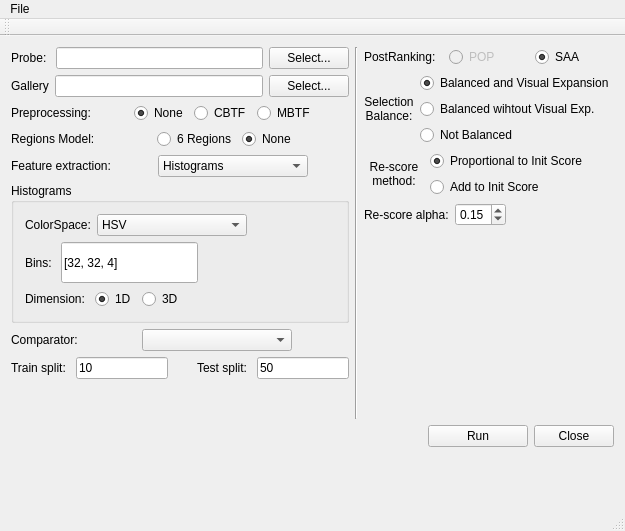
<?xml version="1.0" encoding="UTF-8"?>
<ui version="4.0">
 <class>MainWindow</class>
 <widget class="QMainWindow" name="MainWindow">
  <property name="enabled">
   <bool>true</bool>
  </property>
  <property name="geometry">
   <rect>
    <x>0</x>
    <y>0</y>
    <width>625</width>
    <height>531</height>
   </rect>
  </property>
  <property name="sizePolicy">
   <sizepolicy hsizetype="Fixed" vsizetype="Fixed">
    <horstretch>0</horstretch>
    <verstretch>0</verstretch>
   </sizepolicy>
  </property>
  <property name="minimumSize">
   <size>
    <width>497</width>
    <height>531</height>
   </size>
  </property>
  <property name="windowTitle">
   <string>PyReid</string>
  </property>
  <widget class="QWidget" name="centralWidget">
   <property name="enabled">
    <bool>true</bool>
   </property>
   <property name="autoFillBackground">
    <bool>false</bool>
   </property>
   <layout class="QGridLayout" name="gridLayout">
    <item row="2" column="0">
     <spacer name="verticalSpacer_3">
      <property name="orientation">
       <enum>Qt::Vertical</enum>
      </property>
      <property name="sizeHint" stdset="0">
       <size>
        <width>20</width>
        <height>40</height>
       </size>
      </property>
     </spacer>
    </item>
    <item row="0" column="0" colspan="2">
     <layout class="QHBoxLayout" name="horizontalLayout_12">
      <item>
       <layout class="QVBoxLayout" name="verticalLayout">
        <property name="sizeConstraint">
         <enum>QLayout::SetDefaultConstraint</enum>
        </property>
        <item>
         <layout class="QHBoxLayout" name="horizontalLayout_2">
          <item>
           <widget class="QLabel" name="label_2">
            <property name="text">
             <string>Probe: </string>
            </property>
           </widget>
          </item>
          <item>
           <widget class="QLineEdit" name="ProbeLineEdit"/>
          </item>
          <item>
           <widget class="QPushButton" name="ProbeFolderPicker">
            <property name="text">
             <string>Select...</string>
            </property>
           </widget>
          </item>
         </layout>
        </item>
        <item>
         <layout class="QHBoxLayout" name="horizontalLayout">
          <property name="sizeConstraint">
           <enum>QLayout::SetDefaultConstraint</enum>
          </property>
          <item>
           <widget class="QLabel" name="label">
            <property name="text">
             <string>Gallery</string>
            </property>
           </widget>
          </item>
          <item>
           <widget class="QLineEdit" name="GalleryLineEdit">
            <property name="text">
             <string/>
            </property>
           </widget>
          </item>
          <item>
           <widget class="QPushButton" name="GalleryFolderPicker">
            <property name="text">
             <string>Select...</string>
            </property>
           </widget>
          </item>
         </layout>
        </item>
        <item>
         <layout class="QHBoxLayout" name="horizontalLayout_10">
          <item>
           <widget class="QLabel" name="label_9">
            <property name="text">
             <string>Preprocessing: </string>
            </property>
           </widget>
          </item>
          <item>
           <spacer name="horizontalSpacer">
            <property name="orientation">
             <enum>Qt::Horizontal</enum>
            </property>
            <property name="sizeHint" stdset="0">
             <size>
              <width>40</width>
              <height>20</height>
             </size>
            </property>
           </spacer>
          </item>
          <item>
           <widget class="QRadioButton" name="radioButtonPreprocNone">
            <property name="text">
             <string>None</string>
            </property>
            <property name="checked">
             <bool>true</bool>
            </property>
            <attribute name="buttonGroup">
             <string notr="true">buttonGroupPreproc</string>
            </attribute>
           </widget>
          </item>
          <item>
           <widget class="QRadioButton" name="radioButtonPreprocCBTF">
            <property name="text">
             <string>CBTF</string>
            </property>
            <property name="checked">
             <bool>false</bool>
            </property>
            <attribute name="buttonGroup">
             <string notr="true">buttonGroupPreproc</string>
            </attribute>
           </widget>
          </item>
          <item>
           <widget class="QRadioButton" name="radioButtonPreprocMBTF">
            <property name="text">
             <string>MBTF</string>
            </property>
            <attribute name="buttonGroup">
             <string notr="true">buttonGroupPreproc</string>
            </attribute>
           </widget>
          </item>
          <item>
           <spacer name="horizontalSpacer_3">
            <property name="orientation">
             <enum>Qt::Horizontal</enum>
            </property>
            <property name="sizeHint" stdset="0">
             <size>
              <width>40</width>
              <height>20</height>
             </size>
            </property>
           </spacer>
          </item>
         </layout>
        </item>
        <item>
         <layout class="QHBoxLayout" name="horizontalLayout_3">
          <item>
           <widget class="QLabel" name="label_3">
            <property name="text">
             <string>Regions Model: </string>
            </property>
           </widget>
          </item>
          <item>
           <spacer name="horizontalSpacer_5">
            <property name="orientation">
             <enum>Qt::Horizontal</enum>
            </property>
            <property name="sizeHint" stdset="0">
             <size>
              <width>40</width>
              <height>20</height>
             </size>
            </property>
           </spacer>
          </item>
          <item>
           <widget class="QRadioButton" name="radioButton6R">
            <property name="text">
             <string>6 Regions</string>
            </property>
            <property name="checked">
             <bool>false</bool>
            </property>
            <attribute name="buttonGroup">
             <string notr="true">buttonGroupRegions</string>
            </attribute>
           </widget>
          </item>
          <item>
           <widget class="QRadioButton" name="radioButtonNoneR">
            <property name="text">
             <string>None</string>
            </property>
            <property name="checked">
             <bool>true</bool>
            </property>
            <attribute name="buttonGroup">
             <string notr="true">buttonGroupRegions</string>
            </attribute>
           </widget>
          </item>
          <item>
           <spacer name="horizontalSpacer_4">
            <property name="orientation">
             <enum>Qt::Horizontal</enum>
            </property>
            <property name="sizeHint" stdset="0">
             <size>
              <width>40</width>
              <height>20</height>
             </size>
            </property>
           </spacer>
          </item>
         </layout>
        </item>
        <item>
         <layout class="QVBoxLayout" name="verticalLayout_2">
          <item>
           <layout class="QHBoxLayout" name="horizontalLayout_4">
            <item>
             <widget class="QLabel" name="label_4">
              <property name="text">
               <string>Feature extraction:</string>
              </property>
             </widget>
            </item>
            <item>
             <spacer name="horizontalSpacer_6">
              <property name="orientation">
               <enum>Qt::Horizontal</enum>
              </property>
              <property name="sizeHint" stdset="0">
               <size>
                <width>40</width>
                <height>20</height>
               </size>
              </property>
             </spacer>
            </item>
            <item>
             <widget class="QComboBox" name="comboBoxFeatureExtraction">
              <property name="minimumSize">
               <size>
                <width>150</width>
                <height>0</height>
               </size>
              </property>
              <item>
               <property name="text">
                <string>Histograms</string>
               </property>
              </item>
             </widget>
            </item>
            <item>
             <spacer name="horizontalSpacer_7">
              <property name="orientation">
               <enum>Qt::Horizontal</enum>
              </property>
              <property name="sizeHint" stdset="0">
               <size>
                <width>40</width>
                <height>20</height>
               </size>
              </property>
             </spacer>
            </item>
           </layout>
          </item>
          <item>
           <widget class="QGroupBox" name="groupBox">
            <property name="sizePolicy">
             <sizepolicy hsizetype="Expanding" vsizetype="Expanding">
              <horstretch>0</horstretch>
              <verstretch>0</verstretch>
             </sizepolicy>
            </property>
            <property name="minimumSize">
             <size>
              <width>270</width>
              <height>140</height>
             </size>
            </property>
            <property name="title">
             <string>Histograms</string>
            </property>
            <layout class="QGridLayout" name="gridLayout_2">
             <item row="0" column="0">
              <layout class="QVBoxLayout" name="verticalLayout_3">
               <property name="sizeConstraint">
                <enum>QLayout::SetDefaultConstraint</enum>
               </property>
               <item>
                <layout class="QHBoxLayout" name="horizontalLayout_5">
                 <item>
                  <widget class="QLabel" name="label_5">
                   <property name="text">
                    <string>ColorSpace:</string>
                   </property>
                  </widget>
                 </item>
                 <item>
                  <widget class="QComboBox" name="comboBoxColorSpace">
                   <property name="minimumSize">
                    <size>
                     <width>150</width>
                     <height>0</height>
                    </size>
                   </property>
                   <property name="currentIndex">
                    <number>0</number>
                   </property>
                   <item>
                    <property name="text">
                     <string>HSV</string>
                    </property>
                   </item>
                   <item>
                    <property name="text">
                     <string>RGB</string>
                    </property>
                   </item>
                   <item>
                    <property name="text">
                     <string>IIP</string>
                    </property>
                   </item>
                  </widget>
                 </item>
                 <item>
                  <spacer name="horizontalSpacer_8">
                   <property name="orientation">
                    <enum>Qt::Horizontal</enum>
                   </property>
                   <property name="sizeHint" stdset="0">
                    <size>
                     <width>40</width>
                     <height>20</height>
                    </size>
                   </property>
                  </spacer>
                 </item>
                </layout>
               </item>
               <item>
                <layout class="QHBoxLayout" name="horizontalLayout_6">
                 <item>
                  <widget class="QLabel" name="label_6">
                   <property name="text">
                    <string>Bins: </string>
                   </property>
                  </widget>
                 </item>
                 <item>
                  <widget class="QLineEdit" name="lineEditBins">
                   <property name="sizePolicy">
                    <sizepolicy hsizetype="Expanding" vsizetype="Minimum">
                     <horstretch>0</horstretch>
                     <verstretch>0</verstretch>
                    </sizepolicy>
                   </property>
                   <property name="text">
                    <string>[32, 32, 4]</string>
                   </property>
                  </widget>
                 </item>
                 <item>
                  <spacer name="horizontalSpacer_10">
                   <property name="orientation">
                    <enum>Qt::Horizontal</enum>
                   </property>
                   <property name="sizeHint" stdset="0">
                    <size>
                     <width>40</width>
                     <height>20</height>
                    </size>
                   </property>
                  </spacer>
                 </item>
                </layout>
               </item>
               <item>
                <layout class="QHBoxLayout" name="horizontalLayout_7">
                 <item>
                  <widget class="QLabel" name="label_7">
                   <property name="text">
                    <string>Dimension: </string>
                   </property>
                  </widget>
                 </item>
                 <item>
                  <widget class="QRadioButton" name="radioButton1D">
                   <property name="text">
                    <string>1D</string>
                   </property>
                   <property name="checked">
                    <bool>true</bool>
                   </property>
                   <attribute name="buttonGroup">
                    <string notr="true">buttonGroupDimension</string>
                   </attribute>
                  </widget>
                 </item>
                 <item>
                  <widget class="QRadioButton" name="radioButton3D">
                   <property name="text">
                    <string>3D</string>
                   </property>
                   <attribute name="buttonGroup">
                    <string notr="true">buttonGroupDimension</string>
                   </attribute>
                  </widget>
                 </item>
                 <item>
                  <spacer name="horizontalSpacer_9">
                   <property name="orientation">
                    <enum>Qt::Horizontal</enum>
                   </property>
                   <property name="sizeHint" stdset="0">
                    <size>
                     <width>40</width>
                     <height>20</height>
                    </size>
                   </property>
                  </spacer>
                 </item>
                </layout>
               </item>
              </layout>
             </item>
            </layout>
           </widget>
          </item>
         </layout>
        </item>
        <item>
         <layout class="QHBoxLayout" name="horizontalLayout_8">
          <item>
           <widget class="QLabel" name="label_8">
            <property name="text">
             <string>Comparator:</string>
            </property>
           </widget>
          </item>
          <item>
           <spacer name="horizontalSpacer_11">
            <property name="orientation">
             <enum>Qt::Horizontal</enum>
            </property>
            <property name="sizeHint" stdset="0">
             <size>
              <width>40</width>
              <height>20</height>
             </size>
            </property>
           </spacer>
          </item>
          <item>
           <widget class="QComboBox" name="comboBoxComparator">
            <property name="minimumSize">
             <size>
              <width>150</width>
              <height>0</height>
             </size>
            </property>
           </widget>
          </item>
          <item>
           <spacer name="horizontalSpacer_12">
            <property name="orientation">
             <enum>Qt::Horizontal</enum>
            </property>
            <property name="sizeHint" stdset="0">
             <size>
              <width>40</width>
              <height>20</height>
             </size>
            </property>
           </spacer>
          </item>
         </layout>
        </item>
        <item>
         <layout class="QHBoxLayout" name="horizontalLayout_11">
          <item>
           <widget class="QLabel" name="label_10">
            <property name="text">
             <string>Train split: </string>
            </property>
           </widget>
          </item>
          <item>
           <widget class="QLineEdit" name="lineEditTrainSplit">
            <property name="text">
             <string>10</string>
            </property>
           </widget>
          </item>
          <item>
           <spacer name="horizontalSpacer_13">
            <property name="orientation">
             <enum>Qt::Horizontal</enum>
            </property>
            <property name="sizeHint" stdset="0">
             <size>
              <width>40</width>
              <height>20</height>
             </size>
            </property>
           </spacer>
          </item>
          <item>
           <widget class="QLabel" name="label_11">
            <property name="text">
             <string>Test split: </string>
            </property>
           </widget>
          </item>
          <item>
           <widget class="QLineEdit" name="lineEditTestSplit">
            <property name="text">
             <string>50</string>
            </property>
           </widget>
          </item>
         </layout>
        </item>
        <item>
         <spacer name="verticalSpacer">
          <property name="orientation">
           <enum>Qt::Vertical</enum>
          </property>
          <property name="sizeHint" stdset="0">
           <size>
            <width>20</width>
            <height>40</height>
           </size>
          </property>
         </spacer>
        </item>
       </layout>
      </item>
      <item>
       <widget class="Line" name="line">
        <property name="orientation">
         <enum>Qt::Vertical</enum>
        </property>
       </widget>
      </item>
      <item>
       <layout class="QVBoxLayout" name="verticalLayout_5">
        <item>
         <layout class="QHBoxLayout" name="horizontalLayout_13">
          <item>
           <widget class="QLabel" name="label_12">
            <property name="text">
             <string>PostRanking:</string>
            </property>
           </widget>
          </item>
          <item>
           <widget class="QRadioButton" name="radioButton_2">
            <property name="enabled">
             <bool>false</bool>
            </property>
            <property name="text">
             <string>POP</string>
            </property>
            <attribute name="buttonGroup">
             <string notr="true">buttonGroupPostRankingMethod</string>
            </attribute>
           </widget>
          </item>
          <item>
           <widget class="QRadioButton" name="radioButton">
            <property name="text">
             <string>SAA</string>
            </property>
            <property name="checked">
             <bool>true</bool>
            </property>
            <attribute name="buttonGroup">
             <string notr="true">buttonGroupPostRankingMethod</string>
            </attribute>
           </widget>
          </item>
         </layout>
        </item>
        <item>
         <layout class="QHBoxLayout" name="horizontalLayout_14">
          <item>
           <widget class="QLabel" name="label_13">
            <property name="maximumSize">
             <size>
              <width>60</width>
              <height>16777215</height>
             </size>
            </property>
            <property name="text">
             <string>Selection Balance:</string>
            </property>
            <property name="alignment">
             <set>Qt::AlignCenter</set>
            </property>
            <property name="wordWrap">
             <bool>true</bool>
            </property>
           </widget>
          </item>
          <item>
           <layout class="QVBoxLayout" name="verticalLayout_4">
            <item>
             <widget class="QRadioButton" name="radioButtonPOPBalancedAndVE">
              <property name="text">
               <string>Balanced and Visual Expansion</string>
              </property>
              <property name="checked">
               <bool>true</bool>
              </property>
              <attribute name="buttonGroup">
               <string notr="true">buttonGroupBalancedSelection</string>
              </attribute>
             </widget>
            </item>
            <item>
             <widget class="QRadioButton" name="radioButtonPOPBalanced">
              <property name="text">
               <string>Balanced wihtout Visual Exp.</string>
              </property>
              <attribute name="buttonGroup">
               <string notr="true">buttonGroupBalancedSelection</string>
              </attribute>
             </widget>
            </item>
            <item>
             <widget class="QRadioButton" name="radioButtonPOPNotBalanced">
              <property name="text">
               <string>Not Balanced</string>
              </property>
              <attribute name="buttonGroup">
               <string notr="true">buttonGroupBalancedSelection</string>
              </attribute>
             </widget>
            </item>
           </layout>
          </item>
         </layout>
        </item>
        <item>
         <layout class="QHBoxLayout" name="horizontalLayout_15">
          <item>
           <widget class="QLabel" name="label_14">
            <property name="maximumSize">
             <size>
              <width>60</width>
              <height>16777215</height>
             </size>
            </property>
            <property name="text">
             <string>Re-score method:</string>
            </property>
            <property name="alignment">
             <set>Qt::AlignCenter</set>
            </property>
            <property name="wordWrap">
             <bool>true</bool>
            </property>
           </widget>
          </item>
          <item>
           <layout class="QVBoxLayout" name="verticalLayout_6">
            <item>
             <widget class="QRadioButton" name="radioButtonReScoreProportional">
              <property name="text">
               <string>Proportional to Init Score</string>
              </property>
              <property name="checked">
               <bool>true</bool>
              </property>
              <attribute name="buttonGroup">
               <string notr="true">buttonGroupReScoreMethod</string>
              </attribute>
             </widget>
            </item>
            <item>
             <widget class="QRadioButton" name="radioButtonReScoreAdd">
              <property name="text">
               <string>Add to Init Score</string>
              </property>
              <attribute name="buttonGroup">
               <string notr="true">buttonGroupReScoreMethod</string>
              </attribute>
             </widget>
            </item>
           </layout>
          </item>
         </layout>
        </item>
        <item>
         <layout class="QHBoxLayout" name="horizontalLayout_16">
          <item>
           <widget class="QLabel" name="label_15">
            <property name="text">
             <string>Re-score alpha:</string>
            </property>
           </widget>
          </item>
          <item>
           <widget class="QDoubleSpinBox" name="ReScoreAlpha">
            <property name="minimum">
             <double>0.010000000000000</double>
            </property>
            <property name="maximum">
             <double>2.000000000000000</double>
            </property>
            <property name="singleStep">
             <double>0.010000000000000</double>
            </property>
            <property name="value">
             <double>0.150000000000000</double>
            </property>
           </widget>
          </item>
          <item>
           <spacer name="horizontalSpacer_14">
            <property name="orientation">
             <enum>Qt::Horizontal</enum>
            </property>
            <property name="sizeHint" stdset="0">
             <size>
              <width>40</width>
              <height>20</height>
             </size>
            </property>
           </spacer>
          </item>
         </layout>
        </item>
        <item>
         <spacer name="verticalSpacer_4">
          <property name="orientation">
           <enum>Qt::Vertical</enum>
          </property>
          <property name="sizeHint" stdset="0">
           <size>
            <width>20</width>
            <height>40</height>
           </size>
          </property>
         </spacer>
        </item>
       </layout>
      </item>
     </layout>
    </item>
    <item row="1" column="0" colspan="2">
     <layout class="QHBoxLayout" name="horizontalLayout_9">
      <item>
       <spacer name="horizontalSpacer_2">
        <property name="orientation">
         <enum>Qt::Horizontal</enum>
        </property>
        <property name="sizeHint" stdset="0">
         <size>
          <width>40</width>
          <height>20</height>
         </size>
        </property>
       </spacer>
      </item>
      <item>
       <widget class="QPushButton" name="RunButton">
        <property name="sizePolicy">
         <sizepolicy hsizetype="Preferred" vsizetype="Preferred">
          <horstretch>0</horstretch>
          <verstretch>0</verstretch>
         </sizepolicy>
        </property>
        <property name="minimumSize">
         <size>
          <width>100</width>
          <height>0</height>
         </size>
        </property>
        <property name="text">
         <string>Run</string>
        </property>
       </widget>
      </item>
      <item>
       <widget class="QPushButton" name="pushButton">
        <property name="text">
         <string>Close</string>
        </property>
       </widget>
      </item>
     </layout>
    </item>
   </layout>
  </widget>
  <widget class="QMenuBar" name="menuBar">
   <property name="geometry">
    <rect>
     <x>0</x>
     <y>0</y>
     <width>625</width>
     <height>22</height>
    </rect>
   </property>
   <widget class="QMenu" name="menuFile">
    <property name="title">
     <string>File</string>
    </property>
    <addaction name="actionExit"/>
   </widget>
   <addaction name="menuFile"/>
  </widget>
  <widget class="QToolBar" name="mainToolBar">
   <attribute name="toolBarArea">
    <enum>TopToolBarArea</enum>
   </attribute>
   <attribute name="toolBarBreak">
    <bool>false</bool>
   </attribute>
  </widget>
  <widget class="QStatusBar" name="statusBar"/>
  <action name="actionExit">
   <property name="text">
    <string>Exit</string>
   </property>
  </action>
 </widget>
 <layoutdefault spacing="6" margin="11"/>
 <resources/>
 <connections>
  <connection>
   <sender>pushButton</sender>
   <signal>released()</signal>
   <receiver>MainWindow</receiver>
   <slot>close()</slot>
   <hints>
    <hint type="sourcelabel">
     <x>479</x>
     <y>495</y>
    </hint>
    <hint type="destinationlabel">
     <x>231</x>
     <y>233</y>
    </hint>
   </hints>
  </connection>
  <connection>
   <sender>actionExit</sender>
   <signal>triggered()</signal>
   <receiver>MainWindow</receiver>
   <slot>close()</slot>
   <hints>
    <hint type="sourcelabel">
     <x>-1</x>
     <y>-1</y>
    </hint>
    <hint type="destinationlabel">
     <x>311</x>
     <y>296</y>
    </hint>
   </hints>
  </connection>
 </connections>
 <buttongroups>
  <buttongroup name="buttonGroupDimension"/>
  <buttongroup name="buttonGroupPreproc"/>
  <buttongroup name="buttonGroupPostRankingMethod"/>
  <buttongroup name="buttonGroupBalancedSelection"/>
  <buttongroup name="buttonGroupRegions"/>
  <buttongroup name="buttonGroupReScoreMethod"/>
 </buttongroups>
</ui>
